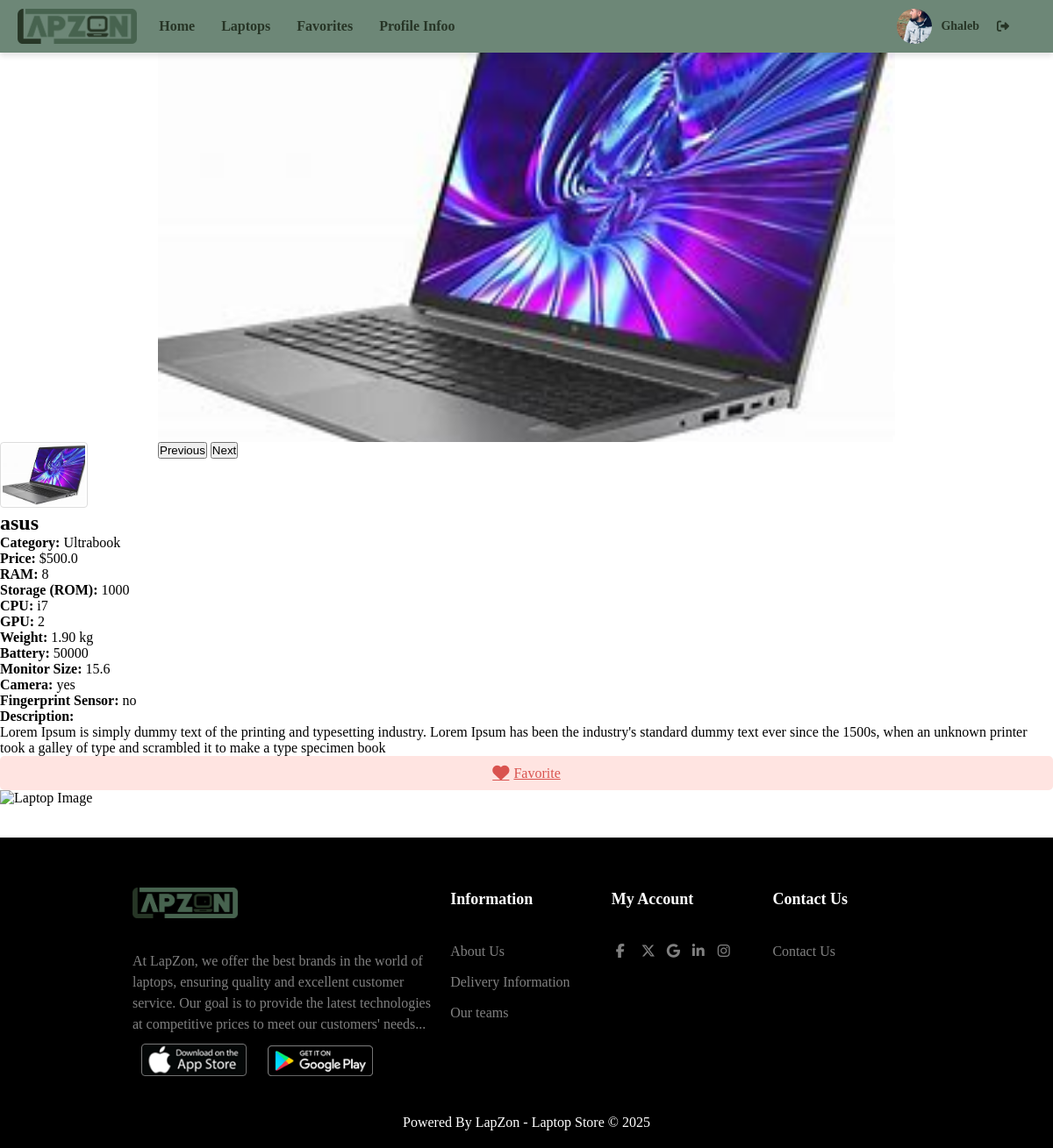
Page /laptop/1/ (signed in) on the committed database.
### laptopstore/models.py (models this page shows, shortened)
class Coustomer(models.Model):
    user = models.OneToOneField(User,null=True,on_delete=models.CASCADE)
    name = models.CharField(max_length=50,null=True)
    email = models.CharField(max_length=50,null=True)
    phone = models.CharField(max_length=50,null=True)
    avatar= models.ImageField(blank=True,null=True,default="avatar.png")
    age = models.CharField(max_length=50,null=True)
    date_Created = models.DateField(auto_now_add=True,null=True)

class Laptop(models.Model):
    CATEGORY = [
        ('gaming', 'Gaming'),            # لابتوب مخصص للألعاب
        ('ultrabook', 'Ultrabook'),      # لابتوب خفيف ورفيع
        ('business', 'Business'),        # لابتوب مخصص للأعمال
        ('2-in-1', '2-in-1 Convertible'),# لابتوب يتحول إلى تابلت
        ('student', 'Student'),          # لابتوب للطلاب
        ('workstation', 'Workstation'),  # لابتوب محطة عمل
    ]
    Tag=models.ManyToManyField(Tag)
    name = models.CharField(max_length=50, null=True)
    category = models.CharField(max_length=20, choices=CATEGORY, null=True)  # فئة اللابتوب
    ram = models.CharField(max_length=50, null=True)
    rom = models.CharField(max_length=50, null=True)
    cpu = models.CharField(max_length=50, null=True)
    gpu = models.CharField(max_length=50, null=True)
    weight = models.DecimalField(max_digits=5, decimal_places=2, null=True)
    size_battery = models.CharField(max_length=50, null=True)
    size_monitor = models.CharField(max_length=50, null=True)
    camera = models.CharField(max_length=50, null=True)
    fingerprint = models.CharField(max_length=50, null=True)
    price = models.FloatField(null=True)
    description = models.TextField(null=True)
    date_created = models.DateField(auto_now_add=True, null=True)
    image_1 = models.ImageField(upload_to='laptop_images/', blank=True, null=True)
    image_2 = models.ImageField(upload_to='laptop_images/', blank=True, null=True)
    image_3 = models.ImageField(upload_to='laptop_images/', blank=True, null=True)
    image_4 = models.ImageField(upload_to='laptop_images/', blank=True, null=True)
    image_5 = models.ImageField(upload_to='laptop_images/', blank=True, null=True)
    @property
    def image_list(self):
        return [image.url for image in [self.image_1, self.image_2, self.image_3, self.image_4, self.image_5] if image]

### laptopstore/views.py (the view)
# urls.py: path('laptop/<int:pk>/', views.laptop_detail, name='laptop_detail'),
def laptop_detail(request, pk):
    laptop = get_object_or_404(Laptop, pk=pk)
    return render(request, 'laptopstore/laptop_detail.html', {'laptop': laptop})

### laptopstore/templates/laptopstore/laptop_detail.html (shortened to what this page needs)
{% extends "laptopstore/main.html" %}
{% block content %}
{% load static %}
<link rel="stylesheet" href="{% static 'css/laptops_detail.css' %}">
<div class="container pt-5">
  <div class="row justify-content-center">
    <div class="col-md-8">
      <div id="laptopCarousel" class="carousel slide mb-3" data-bs-ride="carousel">
        <div class="carousel-inner">
          {% for image in laptop.image_list %}
          <div class="carousel-item {% if forloop.first %}active{% endif %}">
            <img src="{{ image }}" class="d-block w-100 main-image" alt="Laptop Image"
              data-bs-toggle="modal" data-bs-target="#imageModal" onclick="showImage('{{ image }}')">
          </div>
          {% endfor %}
        </div>
        <button class="carousel-control-prev" type="button" data-bs-target="#laptopCarousel" data-bs-slide="prev">
          <span class="visually-hidden">Previous</span>
        </button>
        <button class="carousel-control-next" type="button" data-bs-target="#laptopCarousel" data-bs-slide="next">
          <span class="visually-hidden">Next</span>
        </button>
      </div>
      <div class="d-flex justify-content-center">
        {% for image in laptop.image_list %}
        <div class="thumbnail mx-1" onclick="navigateToSlide({{ forloop.counter0 }})">
          <img src="{{ image }}" class="img-thumbnail" alt="Thumbnail">
        </div>
        {% endfor %}
      </div>
    </div>
    <div class="col-md-4">
      <h2>{{ laptop.name }}</h2>
      <p><strong>Category:</strong> {{ laptop.get_category_display }}</p>
      <p><strong>Price:</strong> ${{ laptop.price }}</p>
      <p><strong>RAM:</strong> {{ laptop.ram }}</p>
      <p><strong>Storage (ROM):</strong> {{ laptop.rom }}</p>
      <p><strong>CPU:</strong> {{ laptop.cpu }}</p>
      <p><strong>GPU:</strong> {{ laptop.gpu }}</p>
      <p><strong>Weight:</strong> {{ laptop.weight }} kg</p>
      <p><strong>Battery:</strong> {{ laptop.size_battery }}</p>
      <p><strong>Monitor Size:</strong> {{ laptop.size_monitor }}</p>
      <p><strong>Camera:</strong> {{ laptop.camera }}</p>
      <p><strong>Fingerprint Sensor:</strong> {{ laptop.fingerprint }}</p>
      <p><strong>Description:</strong></p>
      <p>{{ laptop.description }}</p>
      <a href="{% url 'add_to_favorites' laptop.id %}" class="btn favorite-btn">
        <i class="fas fa-heart"></i> Favorite
      </a>
    </div>
  </div>
</div>
<div class="modal fade" id="imageModal" tabindex="-1" aria-labelledby="imageModalLabel" aria-hidden="true">
  <div class="modal-dialog modal-dialog-centered modal-xl">
    <div class="modal-content">
      <div class="modal-body p-0">
        <img id="modalImage" src="" class="img-fluid" alt="Laptop Image">
      </div>
    </div>
  </div>
</div>
{% endblock %}

### laptopstore/templates/laptopstore/navbar.html (shortened to what this page needs)
{% load static %}
<link rel="stylesheet" href="{% static 'css/navbar.css' %}">
<nav class="custom-navbar">
  <a class="navbar-brand" href="{% url 'home' %}">
    <img src="{% static 'images/logooo.png' %}" alt="Logo" class="navbar-logo" />
  </a>
  <div class="navbar-menu">
    <ul class="navbar-links">
      <li><a href="{% url 'home' %}" class="nav-link">Home</a></li>
      <li><a href="{% url 'laptops' %}" class="nav-link">Laptops</a></li>
      <li><a href="{% url 'favorite_laptops' %}" class="nav-link">Favorites</a></li>
      <li><a href="{% url 'profile_info' %}" class="nav-link">Profile Infoo</a></li>
    </ul>
  </div>
  <div class="user-info">
    <img src="{{ request.user.coustomer.avatar.url }}" alt="User Avatar" class="user-avatar" />
    <span class="user-name">{{ request.user }}</span>
    <form method="POST" action="{% url 'logout' %}">
      <button type="submit" class="logout-btn">
        <i class="fa-solid fa-right-from-bracket"></i>
      </button>
    </form>
  </div>
</nav>

### laptopstore/static/css/style.css (style rules this page uses)
* { margin: 0; padding: 0; box-sizing: border-box; }

### laptopstore/static/css/navbar.css (style rules this page uses)
.custom-navbar { background-color:#6d8777; color: #92dd4b; display: flex; align-items: center; justify-content: flex-start; padding: 10px 20px; position: fixed; top: 0; left: 0; width: 100%; z-index: 1000; box-shadow: 0 4px 6px rgba(0, 0, 0, 0.1); }
.navbar-brand { display: flex; align-items: center; margin-right: 20px }
.navbar-logo { max-height: 40px; object-fit: contain; }
.navbar-menu { display: flex; flex-grow: 1; }
.navbar-links { list-style: none; display: flex; gap: 20px; margin: 0; padding: 0; }
.navbar-links li { display: inline-block; }
.navbar-links .nav-link { text-decoration: none; color: #273526; font-size: 16px; font-weight: bold; padding: 8px 5px; border-radius: 4px; transition: all 0.3s ease; }
.user-info { display: flex; align-items: center; margin-left: auto; padding-right: 30px; }
.user-avatar { width: 40px; height: 40px; border-radius: 50%; object-fit: cover; margin-right: 10px; }
.user-name { font-weight:bold; font-size: 14px; color: #273526; margin-right: 20px; }
.logout-btn { background: none; border: none; color: #273526; font-size: 14px; font-weight:bold; cursor: pointer; text-decoration: underline; }

### laptopstore/static/css/laptops_detail.css (style rules this page uses)
#laptopCarousel { max-width: 70%; margin: auto; height: 500px; }
#laptopCarousel .carousel-inner { height: 100%; overflow: hidden; }
#laptopCarousel .carousel-item img { width: 100%; height: 100%; object-fit: cover; }
.thumbnail { cursor: pointer; }
.thumbnail img { width: 100px; height: 75px; object-fit: cover; border: 1px solid #ddd; border-radius: 4px; padding: 2px; }
#imageModal img { max-height: 90vh; object-fit: contain; }
.favorite-btn { padding: 10px; background-color: #ffe4e1; color: #d9534f; border: none; border-radius: 5px; cursor: pointer; display: flex; align-items: center; justify-content: center; transition: background-color 0.3s ease, transform 0.2s ease; }
.favorite-btn i { font-size: 1.2em; margin-right: 5px; }

### rows in the picture
Laptop: name "asus", category "Ultrabook", price "500.0", ram "8", rom "1000", cpu "i7", gpu "2", weight "1.90", size_battery "50000", size_monitor "15.6", camera "yes", fingerprint "no", description "Lorem Ipsum is simply dummy text of the printing and typesetting industry. Lorem Ipsum has been the industry's standard dummy text ever since the 1500s, when an unknown printer took a galley of type and scrambled it to make a type specimen book"

### other values in the picture
{{ request.user }} "Ghaleb"
